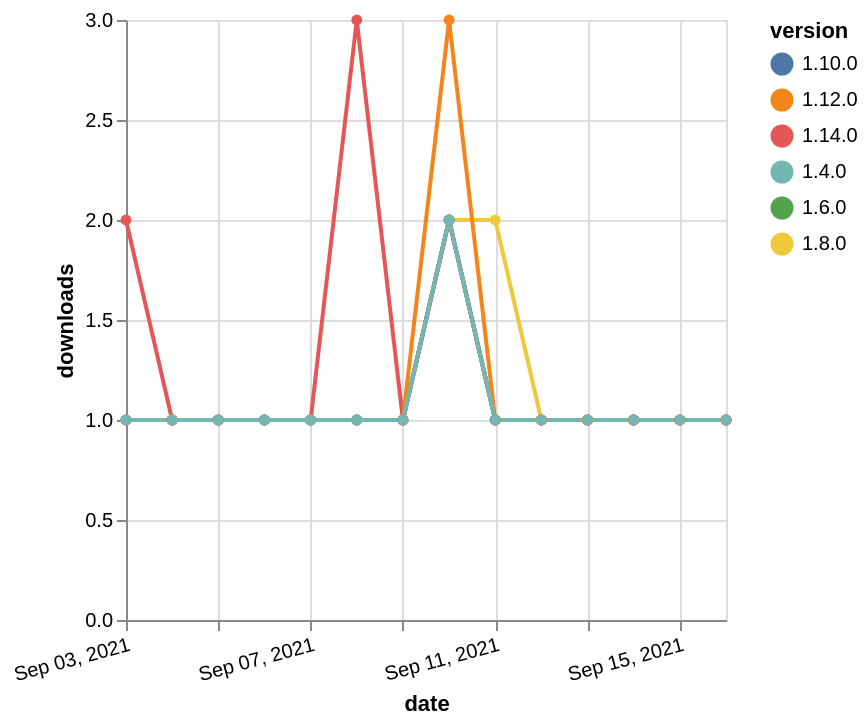

This figure's Vega-Lite source:
### Vega-Lite specification from a JSON file in a GitHub repository (floating-point values rounded to 4 significant figures)
{"$schema": "https://vega.github.io/schema/vega-lite/v5.json", "description": "A simple bar chart with embedded data.", "data": {"values": [{"date": "2021-09-03", "total": 198, "delta": 1, "version": "1.6.0"}, {"date": "2021-09-04", "total": 199, "delta": 1, "version": "1.6.0"}, {"date": "2021-09-05", "total": 200, "delta": 1, "version": "1.6.0"}, {"date": "2021-09-06", "total": 201, "delta": 1, "version": "1.6.0"}, {"date": "2021-09-07", "total": 202, "delta": 1, "version": "1.6.0"}, {"date": "2021-09-08", "total": 203, "delta": 1, "version": "1.6.0"}, {"date": "2021-09-09", "total": 204, "delta": 1, "version": "1.6.0"}, {"date": "2021-09-10", "total": 206, "delta": 2, "version": "1.6.0"}, {"date": "2021-09-11", "total": 207, "delta": 1, "version": "1.6.0"}, {"date": "2021-09-12", "total": 208, "delta": 1, "version": "1.6.0"}, {"date": "2021-09-13", "total": 209, "delta": 1, "version": "1.6.0"}, {"date": "2021-09-14", "total": 210, "delta": 1, "version": "1.6.0"}, {"date": "2021-09-15", "total": 211, "delta": 1, "version": "1.6.0"}, {"date": "2021-09-16", "total": 212, "delta": 1, "version": "1.6.0"}, {"date": "2021-09-03", "total": 184, "delta": 1, "version": "1.8.0"}, {"date": "2021-09-04", "total": 185, "delta": 1, "version": "1.8.0"}, {"date": "2021-09-05", "total": 186, "delta": 1, "version": "1.8.0"}, {"date": "2021-09-06", "total": 187, "delta": 1, "version": "1.8.0"}, {"date": "2021-09-07", "total": 188, "delta": 1, "version": "1.8.0"}, {"date": "2021-09-08", "total": 189, "delta": 1, "version": "1.8.0"}, {"date": "2021-09-09", "total": 190, "delta": 1, "version": "1.8.0"}, {"date": "2021-09-10", "total": 192, "delta": 2, "version": "1.8.0"}, {"date": "2021-09-11", "total": 194, "delta": 2, "version": "1.8.0"}, {"date": "2021-09-12", "total": 195, "delta": 1, "version": "1.8.0"}, {"date": "2021-09-13", "total": 196, "delta": 1, "version": "1.8.0"}, {"date": "2021-09-14", "total": 197, "delta": 1, "version": "1.8.0"}, {"date": "2021-09-15", "total": 198, "delta": 1, "version": "1.8.0"}, {"date": "2021-09-16", "total": 199, "delta": 1, "version": "1.8.0"}, {"date": "2021-09-03", "total": 162, "delta": 1, "version": "1.10.0"}, {"date": "2021-09-04", "total": 163, "delta": 1, "version": "1.10.0"}, {"date": "2021-09-05", "total": 164, "delta": 1, "version": "1.10.0"}, {"date": "2021-09-06", "total": 165, "delta": 1, "version": "1.10.0"}, {"date": "2021-09-07", "total": 166, "delta": 1, "version": "1.10.0"}, {"date": "2021-09-08", "total": 167, "delta": 1, "version": "1.10.0"}, {"date": "2021-09-09", "total": 168, "delta": 1, "version": "1.10.0"}, {"date": "2021-09-10", "total": 170, "delta": 2, "version": "1.10.0"}, {"date": "2021-09-11", "total": 171, "delta": 1, "version": "1.10.0"}, {"date": "2021-09-12", "total": 172, "delta": 1, "version": "1.10.0"}, {"date": "2021-09-13", "total": 173, "delta": 1, "version": "1.10.0"}, {"date": "2021-09-14", "total": 174, "delta": 1, "version": "1.10.0"}, {"date": "2021-09-15", "total": 175, "delta": 1, "version": "1.10.0"}, {"date": "2021-09-16", "total": 176, "delta": 1, "version": "1.10.0"}, {"date": "2021-09-03", "total": 119, "delta": 2, "version": "1.14.0"}, {"date": "2021-09-04", "total": 120, "delta": 1, "version": "1.14.0"}, {"date": "2021-09-05", "total": 121, "delta": 1, "version": "1.14.0"}, {"date": "2021-09-06", "total": 122, "delta": 1, "version": "1.14.0"}, {"date": "2021-09-07", "total": 123, "delta": 1, "version": "1.14.0"}, {"date": "2021-09-08", "total": 126, "delta": 3, "version": "1.14.0"}, {"date": "2021-09-09", "total": 127, "delta": 1, "version": "1.14.0"}, {"date": "2021-09-10", "total": 129, "delta": 2, "version": "1.14.0"}, {"date": "2021-09-11", "total": 130, "delta": 1, "version": "1.14.0"}, {"date": "2021-09-12", "total": 131, "delta": 1, "version": "1.14.0"}, {"date": "2021-09-13", "total": 132, "delta": 1, "version": "1.14.0"}, {"date": "2021-09-14", "total": 133, "delta": 1, "version": "1.14.0"}, {"date": "2021-09-15", "total": 134, "delta": 1, "version": "1.14.0"}, {"date": "2021-09-16", "total": 135, "delta": 1, "version": "1.14.0"}, {"date": "2021-09-03", "total": 181, "delta": 1, "version": "1.12.0"}, {"date": "2021-09-04", "total": 182, "delta": 1, "version": "1.12.0"}, {"date": "2021-09-05", "total": 183, "delta": 1, "version": "1.12.0"}, {"date": "2021-09-06", "total": 184, "delta": 1, "version": "1.12.0"}, {"date": "2021-09-07", "total": 185, "delta": 1, "version": "1.12.0"}, {"date": "2021-09-08", "total": 186, "delta": 1, "version": "1.12.0"}, {"date": "2021-09-09", "total": 187, "delta": 1, "version": "1.12.0"}, {"date": "2021-09-10", "total": 190, "delta": 3, "version": "1.12.0"}, {"date": "2021-09-11", "total": 191, "delta": 1, "version": "1.12.0"}, {"date": "2021-09-12", "total": 192, "delta": 1, "version": "1.12.0"}, {"date": "2021-09-13", "total": 193, "delta": 1, "version": "1.12.0"}, {"date": "2021-09-14", "total": 194, "delta": 1, "version": "1.12.0"}, {"date": "2021-09-15", "total": 195, "delta": 1, "version": "1.12.0"}, {"date": "2021-09-16", "total": 196, "delta": 1, "version": "1.12.0"}, {"date": "2021-09-03", "total": 239, "delta": 1, "version": "1.4.0"}, {"date": "2021-09-04", "total": 240, "delta": 1, "version": "1.4.0"}, {"date": "2021-09-05", "total": 241, "delta": 1, "version": "1.4.0"}, {"date": "2021-09-06", "total": 242, "delta": 1, "version": "1.4.0"}, {"date": "2021-09-07", "total": 243, "delta": 1, "version": "1.4.0"}, {"date": "2021-09-08", "total": 244, "delta": 1, "version": "1.4.0"}, {"date": "2021-09-09", "total": 245, "delta": 1, "version": "1.4.0"}, {"date": "2021-09-10", "total": 247, "delta": 2, "version": "1.4.0"}, {"date": "2021-09-11", "total": 248, "delta": 1, "version": "1.4.0"}, {"date": "2021-09-12", "total": 249, "delta": 1, "version": "1.4.0"}, {"date": "2021-09-13", "total": 250, "delta": 1, "version": "1.4.0"}, {"date": "2021-09-14", "total": 251, "delta": 1, "version": "1.4.0"}, {"date": "2021-09-15", "total": 252, "delta": 1, "version": "1.4.0"}, {"date": "2021-09-16", "total": 253, "delta": 1, "version": "1.4.0"}]}, "width": "container", "mark": {"type": "line", "point": {"filled": true}}, "encoding": {"x": {"field": "date", "type": "temporal", "timeUnit": "yearmonthdate", "title": "date", "axis": {"labelAngle": -15}}, "y": {"field": "delta", "type": "quantitative", "title": "downloads"}, "color": {"field": "version", "type": "nominal"}, "tooltip": {"field": "delta"}}}
